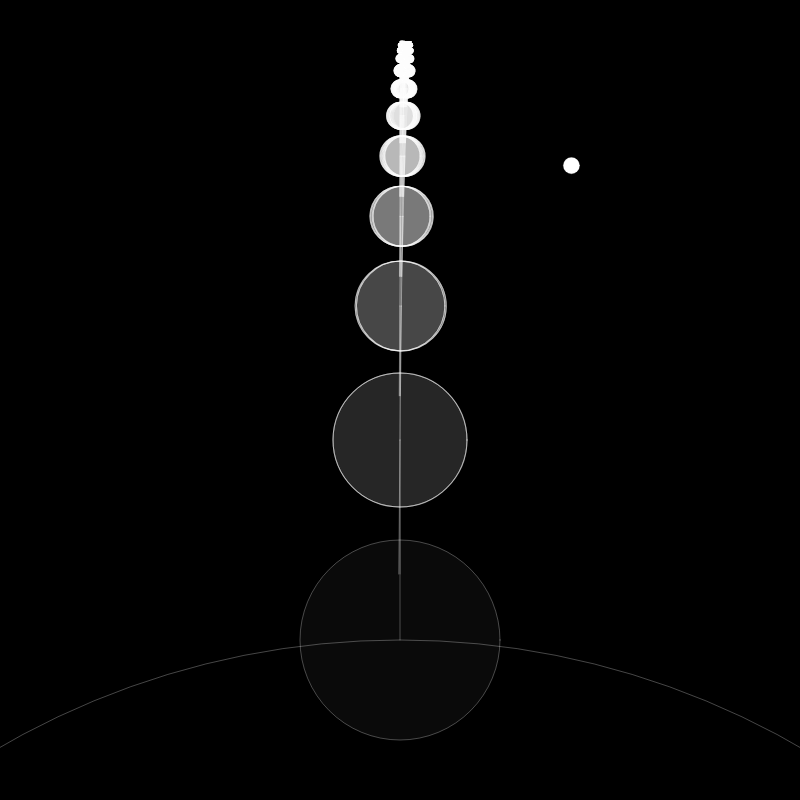
Frame 1 (no input)
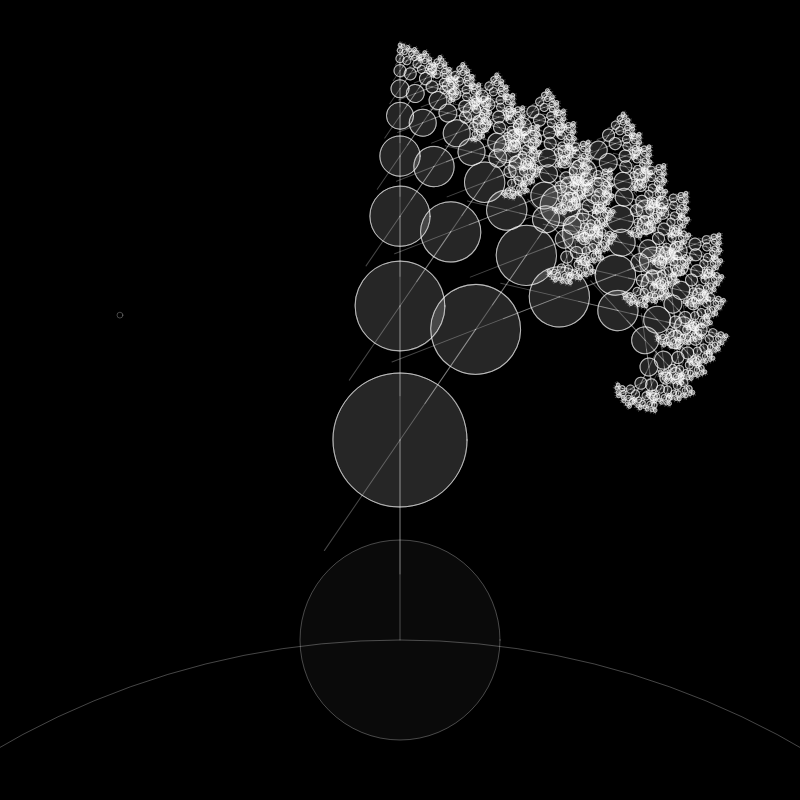
Frame 60 (no input)
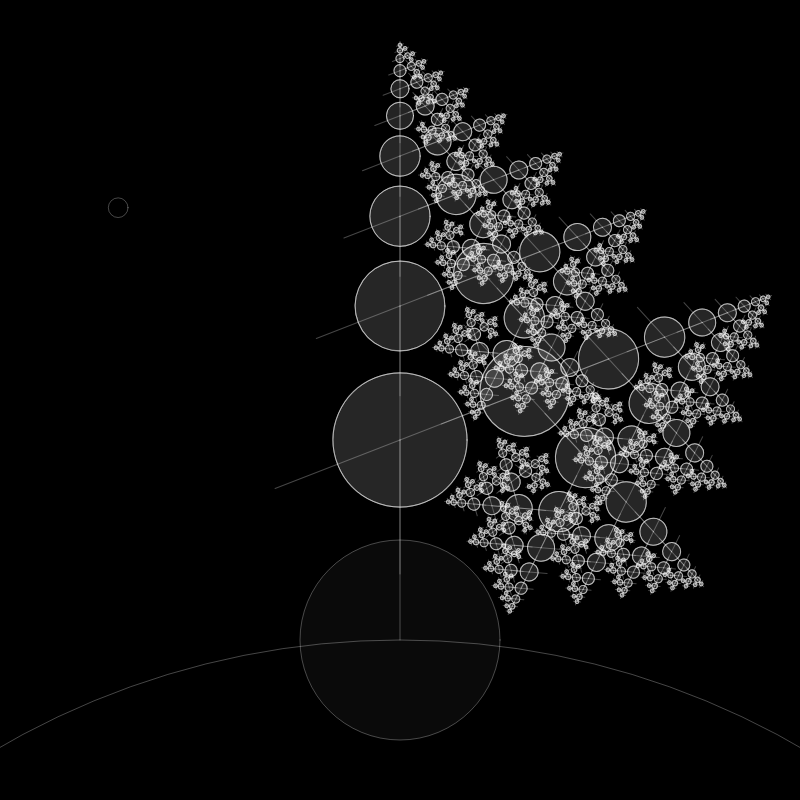
Frame 120 (the mouse pressed at the canvas centre since frame 60)

The p5.js sketch that drew these frames (run headless with seeded random() and noise() and a simulated clock; from frame 60 on, the mouse is pressed at the canvas centre):

// p5.js sketch
// ── sketch.js
//HUICHUAN WANG
//28-11-2022

let newAng = 0;
function setup() {
  createCanvas(800, 800);
}

function draw() {
  background(0);
  stroke(255,70);
  //frameRate(30);
  //newAng = map(mouseX , 0 , width, 0, TWO_PI);
  
  //if(frameCount % 2 == 0) 
  circle(random(width),random(height),random(5,20));
  noFill()
  circle(width/2,height*1.8,width*2);
  
  if(newAng <= TWO_PI) {
    newAng = newAng + 0.01;
  }else{
    newAng = 0;
  }
  
  push();
  translate(width/2,height*0.8);
  branch(200);
  //scale(-1,0);
  //branch(250);
  pop();
}

function branch(len){
  
  push();
  //strokeWeight(sqrt(len)*0.5);
  fill(255,10);
  circle(0,0,len)
  line(0,0,0,-len);
  
  if(len>4){
  
  translate(0,-len);
    
  rotate(newAng);
  branch(len*0.67);
 
  rotate(-newAng);
  branch(len*0.67)

  rotate(newAng);
  branch(-len*0.67)

  rotate(-newAng);
  branch(-len*0.67)
  //line(0,0,0,-len*0.67);
  }
  pop();
}

function drawForest(){
    let Len = random(20,70);
    push();
    translate(random(width), height*0.8);
    rotate(PI);
    branch(Len); // initial length and facing up
    pop();
}
